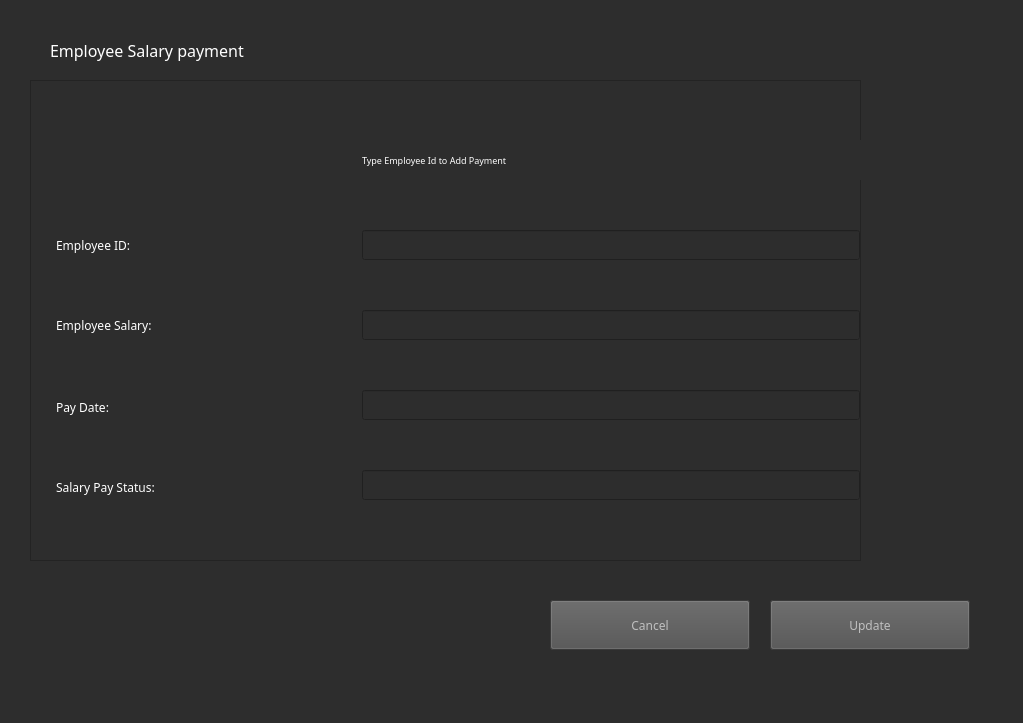
<?xml version="1.0" encoding="UTF-8"?>
<ui version="4.0">
 <class>employeepayment</class>
 <widget class="QMainWindow" name="employeepayment">
  <property name="geometry">
   <rect>
    <x>0</x>
    <y>0</y>
    <width>1023</width>
    <height>723</height>
   </rect>
  </property>
  <property name="minimumSize">
   <size>
    <width>800</width>
    <height>400</height>
   </size>
  </property>
  <property name="windowTitle">
   <string>MainWindow</string>
  </property>
  <property name="styleSheet">
   <string notr="true">background-color: rgb(45, 45, 45);</string>
  </property>
  <widget class="QWidget" name="centralwidget">
   <widget class="QLabel" name="label">
    <property name="geometry">
     <rect>
      <x>50</x>
      <y>30</y>
      <width>471</width>
      <height>41</height>
     </rect>
    </property>
    <property name="font">
     <font>
      <family>Orbitron</family>
      <pointsize>12</pointsize>
     </font>
    </property>
    <property name="styleSheet">
     <string notr="true">color: #fff</string>
    </property>
    <property name="text">
     <string>Employee Salary payment</string>
    </property>
   </widget>
   <widget class="QPushButton" name="cancelbtn">
    <property name="geometry">
     <rect>
      <x>624</x>
      <y>760</y>
      <width>200</width>
      <height>50</height>
     </rect>
    </property>
    <property name="minimumSize">
     <size>
      <width>200</width>
      <height>50</height>
     </size>
    </property>
    <property name="maximumSize">
     <size>
      <width>200</width>
      <height>50</height>
     </size>
    </property>
    <property name="font">
     <font>
      <family>Orbitron</family>
     </font>
    </property>
    <property name="styleSheet">
     <string notr="true">QPushButton{
	color: rgb(191, 191, 191);
	background-color: rgb(80, 80, 80);
}
QPushButton:hover{
	color: rgb(255, 255, 255);
	background-color: rgb(170, 85, 255);
}
</string>
    </property>
    <property name="text">
     <string>Cancel</string>
    </property>
   </widget>
   <widget class="QPushButton" name="addbtn">
    <property name="geometry">
     <rect>
      <x>844</x>
      <y>760</y>
      <width>200</width>
      <height>50</height>
     </rect>
    </property>
    <property name="minimumSize">
     <size>
      <width>200</width>
      <height>50</height>
     </size>
    </property>
    <property name="maximumSize">
     <size>
      <width>200</width>
      <height>50</height>
     </size>
    </property>
    <property name="font">
     <font>
      <family>Orbitron</family>
     </font>
    </property>
    <property name="autoFillBackground">
     <bool>false</bool>
    </property>
    <property name="styleSheet">
     <string notr="true">QPushButton{
	color: rgb(191, 191, 191);
	
	background-color: rgb(80, 80, 80);
}
QPushButton:hover{
	color: rgb(255, 255, 255);
	background-color: rgb(170, 85, 255);
}</string>
    </property>
    <property name="text">
     <string>Add</string>
    </property>
   </widget>
   <widget class="QFrame" name="frame">
    <property name="geometry">
     <rect>
      <x>30</x>
      <y>80</y>
      <width>831</width>
      <height>481</height>
     </rect>
    </property>
    <property name="minimumSize">
     <size>
      <width>0</width>
      <height>300</height>
     </size>
    </property>
    <property name="maximumSize">
     <size>
      <width>16777215</width>
      <height>600</height>
     </size>
    </property>
    <property name="font">
     <font>
      <family>Orbitron</family>
     </font>
    </property>
    <property name="frameShape">
     <enum>QFrame::StyledPanel</enum>
    </property>
    <property name="frameShadow">
     <enum>QFrame::Raised</enum>
    </property>
    <layout class="QGridLayout" name="gridLayout">
     <property name="leftMargin">
      <number>25</number>
     </property>
     <property name="rightMargin">
      <number>0</number>
     </property>
     <property name="horizontalSpacing">
      <number>6</number>
     </property>
     <property name="verticalSpacing">
      <number>0</number>
     </property>
     <item row="1" column="1">
      <widget class="QLineEdit" name="empIDtxt">
       <property name="minimumSize">
        <size>
         <width>400</width>
         <height>30</height>
        </size>
       </property>
       <property name="maximumSize">
        <size>
         <width>600</width>
         <height>30</height>
        </size>
       </property>
       <property name="styleSheet">
        <string notr="true">color: rgb(255, 255, 255)</string>
       </property>
      </widget>
     </item>
     <item row="0" column="1">
      <widget class="QLabel" name="label_2">
       <property name="minimumSize">
        <size>
         <width>600</width>
         <height>40</height>
        </size>
       </property>
       <property name="maximumSize">
        <size>
         <width>800</width>
         <height>40</height>
        </size>
       </property>
       <property name="font">
        <font>
         <family>Orbitron</family>
         <pointsize>7</pointsize>
        </font>
       </property>
       <property name="styleSheet">
        <string notr="true">color: #fff</string>
       </property>
       <property name="text">
        <string>Type Employee Id to Add Payment</string>
       </property>
      </widget>
     </item>
     <item row="3" column="1">
      <widget class="QLineEdit" name="empSalarytxt">
       <property name="minimumSize">
        <size>
         <width>400</width>
         <height>30</height>
        </size>
       </property>
       <property name="maximumSize">
        <size>
         <width>600</width>
         <height>30</height>
        </size>
       </property>
       <property name="styleSheet">
        <string notr="true">color: rgb(255, 255, 255)</string>
       </property>
      </widget>
     </item>
     <item row="5" column="0">
      <widget class="QLabel" name="empPayStatuslb">
       <property name="minimumSize">
        <size>
         <width>300</width>
         <height>25</height>
        </size>
       </property>
       <property name="maximumSize">
        <size>
         <width>16777215</width>
         <height>20</height>
        </size>
       </property>
       <property name="font">
        <font>
         <family>Orbitron</family>
        </font>
       </property>
       <property name="styleSheet">
        <string notr="true">color: #fff</string>
       </property>
       <property name="text">
        <string>Salary Pay Status:</string>
       </property>
      </widget>
     </item>
     <item row="3" column="0">
      <widget class="QLabel" name="empsalarylb">
       <property name="minimumSize">
        <size>
         <width>300</width>
         <height>25</height>
        </size>
       </property>
       <property name="maximumSize">
        <size>
         <width>16777215</width>
         <height>30</height>
        </size>
       </property>
       <property name="font">
        <font>
         <family>Orbitron</family>
        </font>
       </property>
       <property name="styleSheet">
        <string notr="true">color: #fff</string>
       </property>
       <property name="text">
        <string>Employee Salary:</string>
       </property>
      </widget>
     </item>
     <item row="5" column="1">
      <widget class="QLineEdit" name="empPayStatustxt">
       <property name="minimumSize">
        <size>
         <width>400</width>
         <height>30</height>
        </size>
       </property>
       <property name="maximumSize">
        <size>
         <width>600</width>
         <height>16777215</height>
        </size>
       </property>
       <property name="styleSheet">
        <string notr="true">color: rgb(255, 255, 255)</string>
       </property>
      </widget>
     </item>
     <item row="4" column="0">
      <widget class="QLabel" name="empPayDatelb">
       <property name="minimumSize">
        <size>
         <width>300</width>
         <height>25</height>
        </size>
       </property>
       <property name="maximumSize">
        <size>
         <width>16777215</width>
         <height>20</height>
        </size>
       </property>
       <property name="font">
        <font>
         <family>Orbitron</family>
        </font>
       </property>
       <property name="styleSheet">
        <string notr="true">color: #fff</string>
       </property>
       <property name="text">
        <string>Pay Date:</string>
       </property>
      </widget>
     </item>
     <item row="1" column="0">
      <widget class="QLabel" name="empIDlb">
       <property name="minimumSize">
        <size>
         <width>300</width>
         <height>25</height>
        </size>
       </property>
       <property name="maximumSize">
        <size>
         <width>300</width>
         <height>30</height>
        </size>
       </property>
       <property name="font">
        <font>
         <family>Orbitron</family>
        </font>
       </property>
       <property name="styleSheet">
        <string notr="true">color: #fff</string>
       </property>
       <property name="text">
        <string>Employee ID:</string>
       </property>
      </widget>
     </item>
     <item row="4" column="1">
      <widget class="QLineEdit" name="empPayDatetxt">
       <property name="minimumSize">
        <size>
         <width>400</width>
         <height>30</height>
        </size>
       </property>
       <property name="maximumSize">
        <size>
         <width>600</width>
         <height>30</height>
        </size>
       </property>
       <property name="styleSheet">
        <string notr="true">color: rgb(255, 255, 255)</string>
       </property>
      </widget>
     </item>
    </layout>
   </widget>
   <widget class="QPushButton" name="updatebtn">
    <property name="geometry">
     <rect>
      <x>770</x>
      <y>600</y>
      <width>200</width>
      <height>50</height>
     </rect>
    </property>
    <property name="minimumSize">
     <size>
      <width>200</width>
      <height>50</height>
     </size>
    </property>
    <property name="maximumSize">
     <size>
      <width>200</width>
      <height>50</height>
     </size>
    </property>
    <property name="font">
     <font>
      <family>Orbitron</family>
     </font>
    </property>
    <property name="autoFillBackground">
     <bool>false</bool>
    </property>
    <property name="styleSheet">
     <string notr="true">QPushButton{
	color: rgb(191, 191, 191);
	
	background-color: rgb(80, 80, 80);
}
QPushButton:hover{
	color: rgb(255, 255, 255);
	background-color: rgb(170, 85, 255);
}</string>
    </property>
    <property name="text">
     <string>Update</string>
    </property>
   </widget>
   <widget class="QPushButton" name="cancelbtn_2">
    <property name="geometry">
     <rect>
      <x>550</x>
      <y>600</y>
      <width>200</width>
      <height>50</height>
     </rect>
    </property>
    <property name="minimumSize">
     <size>
      <width>200</width>
      <height>50</height>
     </size>
    </property>
    <property name="maximumSize">
     <size>
      <width>200</width>
      <height>50</height>
     </size>
    </property>
    <property name="font">
     <font>
      <family>Orbitron</family>
     </font>
    </property>
    <property name="styleSheet">
     <string notr="true">QPushButton{
	color: rgb(191, 191, 191);
	background-color: rgb(80, 80, 80);
}
QPushButton:hover{
	color: rgb(255, 255, 255);
	background-color: rgb(170, 85, 255);
}
</string>
    </property>
    <property name="text">
     <string>Cancel</string>
    </property>
   </widget>
  </widget>
  <widget class="QMenuBar" name="menubar">
   <property name="geometry">
    <rect>
     <x>0</x>
     <y>0</y>
     <width>1023</width>
     <height>21</height>
    </rect>
   </property>
  </widget>
  <widget class="QStatusBar" name="statusbar"/>
 </widget>
 <resources/>
 <connections>
  <connection>
   <sender>cancelbtn_2</sender>
   <signal>clicked()</signal>
   <receiver>employeepayment</receiver>
   <slot>close()</slot>
   <hints>
    <hint type="sourcelabel">
     <x>616</x>
     <y>612</y>
    </hint>
    <hint type="destinationlabel">
     <x>491</x>
     <y>637</y>
    </hint>
   </hints>
  </connection>
 </connections>
</ui>
